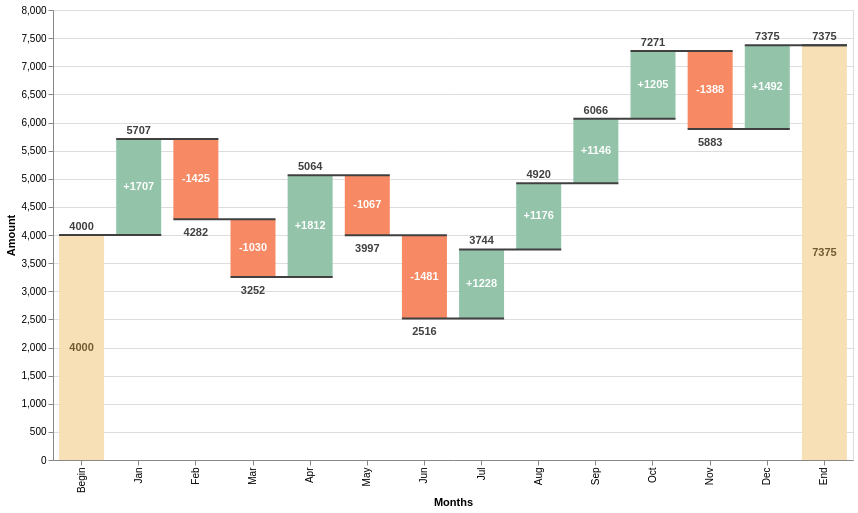

Describe this chart as a Vega-Lite specification.
### Vega-Lite specification from a JSON file in a GitHub repository (floating-point values rounded to 4 significant figures)
{"$schema": "https://vega.github.io/schema/vega-lite/v3.json", "data": {"values": [{"label": "Begin", "amount": 4000}, {"label": "Jan", "amount": 1707}, {"label": "Feb", "amount": -1425}, {"label": "Mar", "amount": -1030}, {"label": "Apr", "amount": 1812}, {"label": "May", "amount": -1067}, {"label": "Jun", "amount": -1481}, {"label": "Jul", "amount": 1228}, {"label": "Aug", "amount": 1176}, {"label": "Sep", "amount": 1146}, {"label": "Oct", "amount": 1205}, {"label": "Nov", "amount": -1388}, {"label": "Dec", "amount": 1492}, {"label": "End", "amount": 0}]}, "width": 800, "height": 450, "transform": [{"window": [{"op": "sum", "field": "amount", "as": "sum"}]}, {"window": [{"op": "lead", "field": "label", "as": "lead"}]}, {"calculate": "datum.lead === null ? datum.label : datum.lead", "as": "lead"}, {"calculate": "datum.label === 'End' ? 0 : datum.sum - datum.amount", "as": "previous_sum"}, {"calculate": "datum.label === 'End' ? datum.sum : datum.amount", "as": "amount"}, {"calculate": "(datum.label !== 'Begin' && datum.label !== 'End' && datum.amount > 0 ? '+' : '') + datum.amount", "as": "text_amount"}, {"calculate": "(datum.sum + datum.previous_sum) / 2", "as": "center"}, {"calculate": "datum.sum < datum.previous_sum ? datum.sum : ''", "as": "sum_dec"}, {"calculate": "datum.sum > datum.previous_sum ? datum.sum : ''", "as": "sum_inc"}], "encoding": {"x": {"field": "label", "type": "ordinal", "sort": null, "title": "Months"}}, "layer": [{"mark": {"type": "bar", "size": 45}, "encoding": {"y": {"field": "previous_sum", "type": "quantitative", "title": "Amount"}, "y2": {"field": "sum"}, "color": {"condition": [{"test": "datum.label === 'Begin' || datum.label === 'End'", "value": "#f7e0b6"}, {"test": "datum.sum < datum.previous_sum", "value": "#f78a64"}], "value": "#93c4aa"}}}, {"mark": {"type": "rule", "color": "#404040", "opacity": 1, "strokeWidth": 2, "xOffset": -22.5, "x2Offset": 22.5}, "encoding": {"x2": {"field": "lead"}, "y": {"field": "sum", "type": "quantitative"}}}, {"mark": {"type": "text", "dy": -8}, "encoding": {"y": {"field": "sum_inc", "type": "quantitative"}, "text": {"field": "sum_inc", "type": "nominal"}}}, {"mark": {"type": "text", "dy": 8, "baseline": "top"}, "encoding": {"y": {"field": "sum_dec", "type": "quantitative"}, "text": {"field": "sum_dec", "type": "nominal"}}}, {"mark": {"type": "text", "fontWeight": "bold", "baseline": "middle"}, "encoding": {"y": {"field": "center", "type": "quantitative"}, "text": {"field": "text_amount", "type": "nominal"}, "color": {"condition": [{"test": "datum.label === 'Begin' || datum.label === 'End'", "value": "#725a30"}], "value": "white"}}}], "config": {"text": {"fontWeight": "bold", "color": "#404040"}}}
